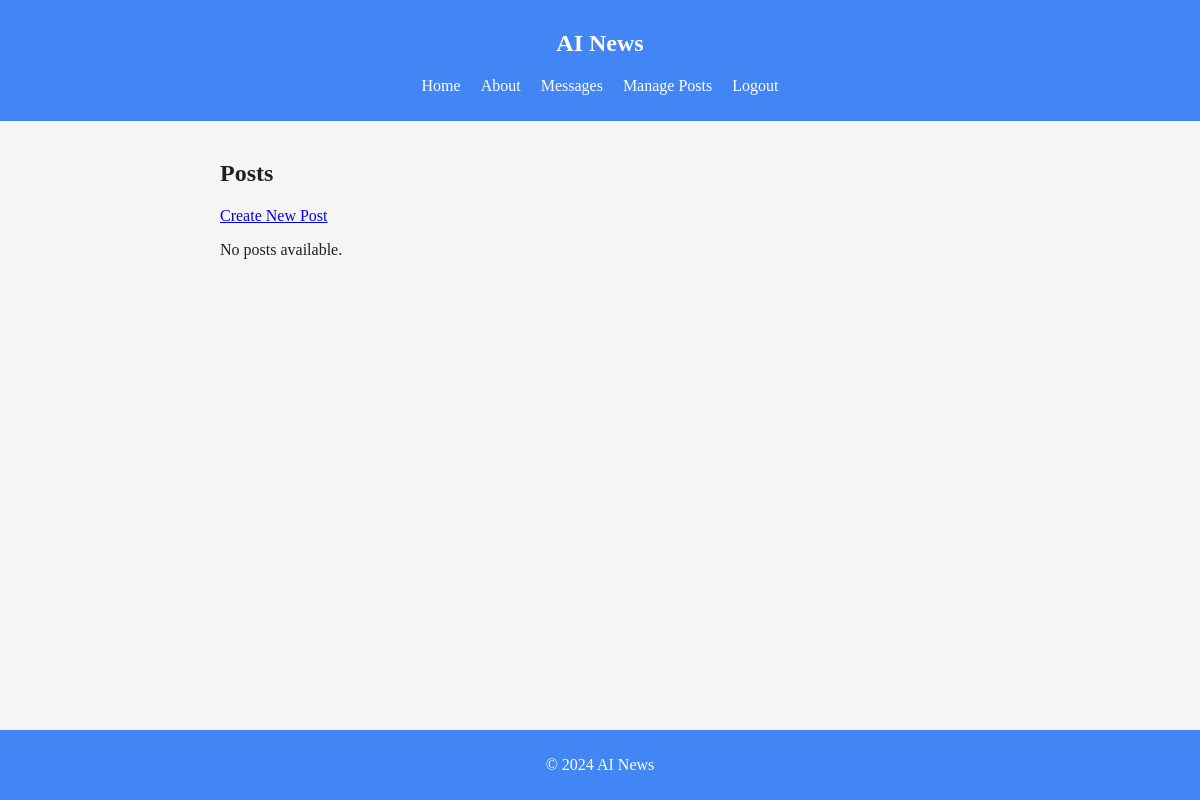
Page /posts (signed in) on the earlier database version.
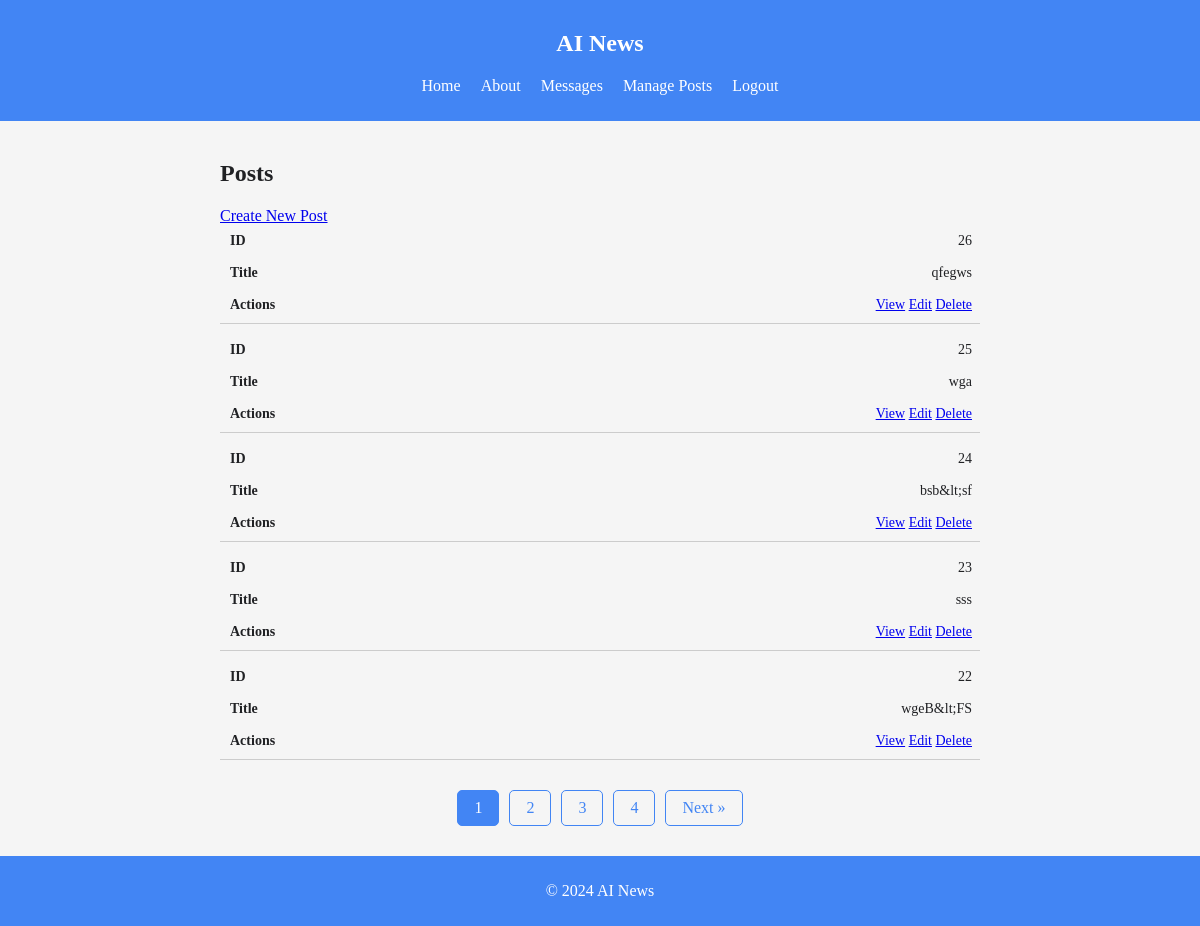
Same page on the later database version.
### tables this page shows
CREATE TABLE "posts" (
    id INTEGER PRIMARY KEY AUTOINCREMENT,
    title TEXT NOT NULL,
    content TEXT NOT NULL,
    created_at TIMESTAMP DEFAULT CURRENT_TIMESTAMP,
    user_id INTEGER,
    FOREIGN KEY (user_id) REFERENCES users(id)
);

### controllers/PostController.php (called while the page is built, shortened)
<?php
class PostController {
    public function index() {
        $postModel = new PostModel();
        $totalPosts = $postModel->getPostCount();
        $postsPerPage = 5;
        $currentPage = isset($_GET['page']) ? (int)$_GET['page'] : 1;
        $offset = ($currentPage - 1) * $postsPerPage;
        $posts = $postModel->getAllPosts($postsPerPage, $offset);
        $totalPages = ceil($totalPosts / $postsPerPage);
        include 'views/posts/index.php';
        $content = ob_get_clean();
        include 'views/layouts/layout.php';
    }
}

### init.php (called while the page is built, shortened)
<?php
function getDbConnection() {
    return new SQLite3('/var/www/html/database/ai_news_blog.db');
}

### models/PostModel.php (called while the page is built, shortened)
<?php
class PostModel {
    private $db;
    public function __construct() {
        $this->db = getDbConnection();
    }
    public function getAllPosts($limit = null, $offset = null) {
        $posts = [];
        $query = "
            SELECT posts.*, users.name AS author
            FROM posts
            JOIN users ON posts.user_id = users.id
            ORDER BY posts.created_at DESC
        ";
        if ($limit !== null && $offset !== null) {
            $query .= " LIMIT :limit OFFSET :offset";
            $stmt = $this->db->prepare($query);
            $stmt->bindValue(':limit', $limit, SQLITE3_INTEGER);
            $stmt->bindValue(':offset', $offset, SQLITE3_INTEGER);
        } else {
            $stmt = $this->db->prepare($query);
        }
        $results = $stmt->execute();
        if ($results) {
            while ($row = $results->fetchArray(SQLITE3_ASSOC)) {
                $posts[] = $row;
            }
        }
        return $posts;
    }
    public function getPostCount() {
        $result = $this->db->querySingle('SELECT COUNT(*) as count FROM posts');
        return $result;
    }
}

### views/posts/index.php (the view, shortened to what this page needs)
<section>
    <h2>Posts</h2>
    <a href="/posts/create">Create New Post</a>
    <?php if (!empty($posts)): ?>
    <table class="common-table">
        <tbody>
            <?php foreach ($posts as $post): ?>
            <tr>
                <td data-label="ID"><?php echo htmlspecialchars($post['id']); ?></td>
                <td data-label="Title"><?php echo htmlspecialchars($post['title']); ?></td>
                <td data-label="Actions">
                    <a href="/posts/<?php echo urlencode($post['id']); ?>">View</a>
                    <a href="/posts/edit/<?php echo urlencode($post['id']); ?>">Edit</a>
                    <a href="/posts/delete/<?php echo urlencode($post['id']); ?>" onclick="return confirm('Are you sure?')">Delete</a>
                </td>
            </tr>
            <?php endforeach; ?>
        </tbody>
    </table>
    <div class="pagination">
        <?php for ($i = 1; $i <= $totalPages; $i++): ?>
            <a href="?page=<?php echo $i; ?>" <?php if ($i == $currentPage) echo 'class="active"'; ?>><?php echo $i; ?></a>
        <?php endfor; ?>
        <?php if ($currentPage < $totalPages): ?>
            <a href="?page=<?php echo $currentPage + 1; ?>">Next &raquo;</a>
        <?php endif; ?>
    </div>
    <?php else: ?>
    <p>No posts available.</p>
    <?php endif; ?>
</section>

### index.php (shortened to what this page needs)
<?php
require_once 'init.php';
$requestUri = parse_url($_SERVER['REQUEST_URI'], PHP_URL_PATH);
switch (true) {
    case $requestUri === '/posts':
        $controller = new PostController();
        $controller->index();
        break;
}

### views/layouts/layout.php (shortened to what this page needs)
<!DOCTYPE html>
<html lang="en">
<head>
    <link rel="stylesheet" href="/css/styles.css">
</head>
<body>
    <?php include 'views/layouts/header.php'; ?>
    <main>
        <?php echo $content; ?>
    </main>
    <?php include 'views/layouts/footer.php'; ?>
</body>
</html>

### views/layouts/header.php (shortened to what this page needs)
<header>
  <nav>
    <a href="/" class="home-link"><h1>AI News</h1></a>
    <ul id="nav-menu">
      <li><a href="/">Home</a></li>
      <li><a href="/about">About</a></li>
      <?php if (isset($_SESSION['user'])): ?>
        <li><a href="/messages">Messages</a></li>
        <li><a href="/posts">Manage Posts</a></li>
        <li><a href="/logout">Logout</a></li>
      <?php else: ?>
        <li><a href="/login">Login</a></li>
      <?php endif; ?>
    </ul>
  </nav>
</header>

### views/layouts/footer.php
<footer>
  <p id="footer-text">&copy; <span id="year"></span> AI News</p>
</footer>

### css/styles.css (style rules this page uses)
:root { --primary-color: #4285F4; --secondary-color: #34A853; --accent-color: #FBBC05; --background-color: #F5F5F5; --text-color: #202124; }
body { background-color: var(--background-color); color: var(--text-color); margin: 0; }
header { width: 100%; text-align: center; background-color: var(--primary-color); padding: 10px 0; position: fixed; top: 0; left: 0; z-index: 1000; color: white; margin: 0; }
nav { position: relative; }
nav ul { list-style-type: none; padding: 0; display: flex; flex-direction: column; align-items: center; }
nav ul li { margin: 10px 0; }
nav ul li a { text-decoration: none; color: white; }
.home-link { text-decoration: none; color: white; }
main { width: 90%; max-width: 800px; margin: 0 auto 20px auto; display: flex; flex-direction: column; align-items: center; padding: 80px 0 60px; box-sizing: border-box; background-color: var(--background-color); color: var(--text-color); }
footer { width: 100%; text-align: center; background-color: var(--primary-color); padding: 10px 0; position: fixed; bottom: 0; color: white; }
.common-table { width: 100%; border-collapse: collapse; margin-bottom: 20px; }
.common-table th, .common-table td { border: 1px solid var(--primary-color); padding: 8px; text-align: left; }
.pagination { display: flex; justify-content: center; margin-top: 20px; }
.pagination a { margin: 0 5px; padding: 8px 16px; text-decoration: none; color: var(--primary-color); border: 1px solid var(--primary-color); border-radius: 5px; }
.pagination a.active { background-color: var(--primary-color); color: white; border: 1px solid var(--primary-color); }
.common-table tr { display: block; margin-bottom: 10px; border-bottom: 1px solid #ccc; }
.common-table td { display: block; text-align: right; font-size: 14px; border: none; position: relative; padding-left: 50%; }
.common-table td::before { content: attr(data-label); position: absolute; left: 10px; width: calc(50% - 20px); font-weight: bold; text-align: left; }
.common-table td:last-child { padding-bottom: 10px; }
@media (min-width: 600px) { main { padding: 120px 0 60px; } }
@media (min-width: 600px) { nav ul { flex-direction: row; justify-content: center; } }
@media (min-width: 600px) { nav ul li { margin: 0 10px; } }
@media (min-width: 600px) { body { font-size: 16px; } }
section { width: 100%; max-width: 1200px; margin: 0 auto; padding: 20px; box-sizing: border-box; }

Differences in the rows shown:
added posts: id "26", title "qfegws"
added posts: id "25", title "wga"
added posts: id "24", title "bsb&lt;sf"
added posts: id "23", title "sss"
added posts: id "22", title "wgeB&lt;FS"
Other differences:
new list line: "1"
new list line: "2"
new list line: "3"
new list line: "4"
text no longer shown: "No posts available."
text now shown: "Next »"
